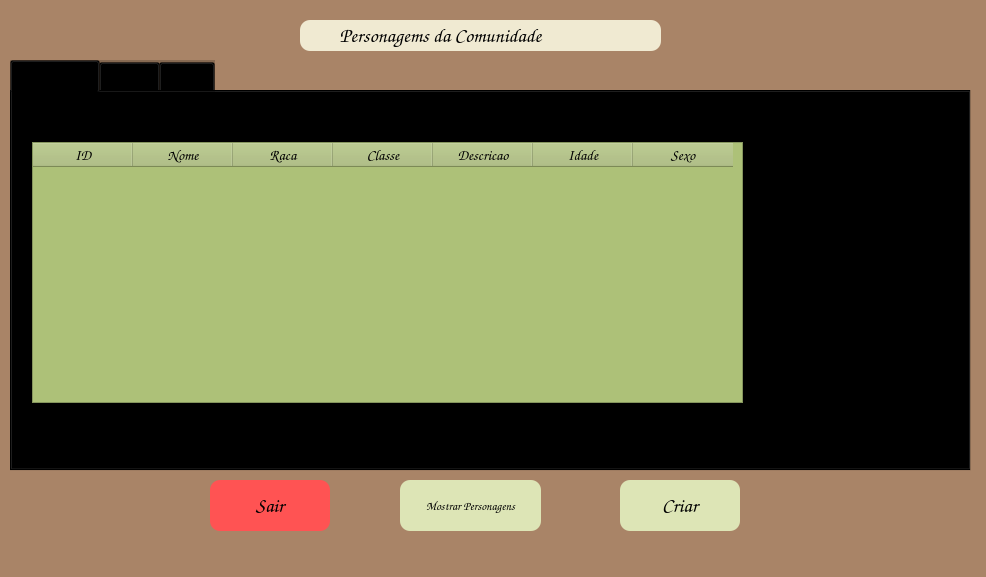
<?xml version="1.0" encoding="UTF-8"?>
<ui version="4.0">
 <class>MainWindow</class>
 <widget class="QMainWindow" name="MainWindow">
  <property name="geometry">
   <rect>
    <x>0</x>
    <y>0</y>
    <width>986</width>
    <height>577</height>
   </rect>
  </property>
  <property name="windowTitle">
   <string>MainWindow</string>
  </property>
  <property name="styleSheet">
   <string notr="true">background-color: rgb(169, 132, 103);</string>
  </property>
  <widget class="QWidget" name="centralwidget">
   <widget class="QTabWidget" name="tabWidget">
    <property name="geometry">
     <rect>
      <x>10</x>
      <y>60</y>
      <width>961</width>
      <height>411</height>
     </rect>
    </property>
    <property name="font">
     <font>
      <family>Comic Sans MS</family>
      <pointsize>11</pointsize>
     </font>
    </property>
    <property name="styleSheet">
     <string notr="true">background-color: rgba(0,0,0,0.2);</string>
    </property>
    <property name="currentIndex">
     <number>0</number>
    </property>
    <widget class="QWidget" name="tab">
     <attribute name="title">
      <string>Personagem</string>
     </attribute>
     <widget class="QTableWidget" name="tableWidget">
      <property name="geometry">
       <rect>
        <x>20</x>
        <y>50</y>
        <width>711</width>
        <height>261</height>
       </rect>
      </property>
      <property name="font">
       <font>
        <family>Comic Sans MS</family>
        <pointsize>12</pointsize>
       </font>
      </property>
      <property name="styleSheet">
       <string notr="true">background-color: rgb(173, 193, 120);</string>
      </property>
      <property name="gridStyle">
       <enum>Qt::NoPen</enum>
      </property>
      <column>
       <property name="text">
        <string>ID</string>
       </property>
       <property name="font">
        <font>
         <family>Comic Sans MS</family>
         <pointsize>11</pointsize>
         <weight>75</weight>
         <bold>true</bold>
        </font>
       </property>
      </column>
      <column>
       <property name="text">
        <string>Nome</string>
       </property>
       <property name="font">
        <font>
         <family>Comic Sans MS</family>
         <pointsize>11</pointsize>
         <weight>75</weight>
         <bold>true</bold>
        </font>
       </property>
      </column>
      <column>
       <property name="text">
        <string>Raca</string>
       </property>
       <property name="font">
        <font>
         <family>Comic Sans MS</family>
         <pointsize>11</pointsize>
         <weight>75</weight>
         <bold>true</bold>
        </font>
       </property>
      </column>
      <column>
       <property name="text">
        <string>Classe</string>
       </property>
       <property name="font">
        <font>
         <family>Comic Sans MS</family>
         <pointsize>11</pointsize>
         <weight>75</weight>
         <bold>true</bold>
        </font>
       </property>
      </column>
      <column>
       <property name="text">
        <string>Descricao</string>
       </property>
       <property name="font">
        <font>
         <family>Comic Sans MS</family>
         <pointsize>11</pointsize>
         <weight>75</weight>
         <bold>true</bold>
        </font>
       </property>
      </column>
      <column>
       <property name="text">
        <string>Idade</string>
       </property>
       <property name="font">
        <font>
         <family>Comic Sans MS</family>
         <pointsize>11</pointsize>
         <weight>75</weight>
         <bold>true</bold>
        </font>
       </property>
      </column>
      <column>
       <property name="text">
        <string>Sexo</string>
       </property>
       <property name="font">
        <font>
         <family>Comic Sans MS</family>
         <pointsize>11</pointsize>
         <weight>75</weight>
         <bold>true</bold>
        </font>
       </property>
      </column>
     </widget>
     <widget class="QLabel" name="label_5">
      <property name="geometry">
       <rect>
        <x>740</x>
        <y>90</y>
        <width>201</width>
        <height>191</height>
       </rect>
      </property>
      <property name="styleSheet">
       <string notr="true">background-color: rgba(0,0,0,0);</string>
      </property>
      <property name="text">
       <string/>
      </property>
      <property name="pixmap">
       <pixmap>icones/jogo-de-rpg.png</pixmap>
      </property>
      <property name="scaledContents">
       <bool>true</bool>
      </property>
     </widget>
    </widget>
    <widget class="QWidget" name="tab_2">
     <attribute name="title">
      <string>Status</string>
     </attribute>
     <widget class="QTableWidget" name="tableWidget_2">
      <property name="geometry">
       <rect>
        <x>10</x>
        <y>110</y>
        <width>911</width>
        <height>261</height>
       </rect>
      </property>
      <property name="font">
       <font>
        <family>Comic Sans MS</family>
        <pointsize>12</pointsize>
       </font>
      </property>
      <property name="styleSheet">
       <string notr="true">background-color: rgb(173, 193, 120);</string>
      </property>
      <property name="gridStyle">
       <enum>Qt::NoPen</enum>
      </property>
      <column>
       <property name="text">
        <string>Nome</string>
       </property>
       <property name="font">
        <font>
         <family>Comic Sans MS</family>
         <pointsize>11</pointsize>
         <weight>75</weight>
         <bold>true</bold>
        </font>
       </property>
      </column>
      <column>
       <property name="text">
        <string>Vida</string>
       </property>
       <property name="font">
        <font>
         <family>Comic Sans MS</family>
         <pointsize>11</pointsize>
         <weight>75</weight>
         <bold>true</bold>
        </font>
       </property>
      </column>
      <column>
       <property name="text">
        <string>Ataque</string>
       </property>
       <property name="font">
        <font>
         <family>Comic Sans MS</family>
         <pointsize>11</pointsize>
         <weight>75</weight>
         <bold>true</bold>
        </font>
       </property>
      </column>
      <column>
       <property name="text">
        <string>Defesa</string>
       </property>
       <property name="font">
        <font>
         <family>Comic Sans MS</family>
         <pointsize>11</pointsize>
         <weight>75</weight>
         <bold>true</bold>
        </font>
       </property>
      </column>
      <column>
       <property name="text">
        <string>Inteligencia</string>
       </property>
       <property name="font">
        <font>
         <family>Comic Sans MS</family>
         <pointsize>11</pointsize>
         <weight>75</weight>
         <bold>true</bold>
        </font>
       </property>
      </column>
      <column>
       <property name="text">
        <string>Carisam</string>
       </property>
       <property name="font">
        <font>
         <family>Comic Sans MS</family>
         <pointsize>11</pointsize>
         <weight>75</weight>
         <bold>true</bold>
        </font>
       </property>
      </column>
      <column>
       <property name="text">
        <string>Forca</string>
       </property>
       <property name="font">
        <font>
         <family>Comic Sans MS</family>
         <pointsize>11</pointsize>
         <weight>75</weight>
         <bold>true</bold>
        </font>
       </property>
      </column>
      <column>
       <property name="text">
        <string>Velocidade</string>
       </property>
       <property name="font">
        <font>
         <family>Comic Sans MS</family>
         <pointsize>11</pointsize>
         <weight>75</weight>
         <bold>true</bold>
        </font>
       </property>
      </column>
      <column>
       <property name="text">
        <string>Furtividade</string>
       </property>
       <property name="font">
        <font>
         <family>Comic Sans MS</family>
         <pointsize>11</pointsize>
         <weight>75</weight>
         <bold>true</bold>
        </font>
       </property>
      </column>
     </widget>
     <widget class="QLabel" name="label_3">
      <property name="geometry">
       <rect>
        <x>360</x>
        <y>0</y>
        <width>121</width>
        <height>101</height>
       </rect>
      </property>
      <property name="styleSheet">
       <string notr="true">background-color: rgba(0,0,0,0);</string>
      </property>
      <property name="text">
       <string/>
      </property>
      <property name="pixmap">
       <pixmap>icones/espada.png</pixmap>
      </property>
      <property name="scaledContents">
       <bool>true</bool>
      </property>
     </widget>
    </widget>
    <widget class="QWidget" name="tab_5">
     <attribute name="title">
      <string>Bolsa</string>
     </attribute>
     <widget class="QTableWidget" name="tableWidget_3">
      <property name="geometry">
       <rect>
        <x>70</x>
        <y>110</y>
        <width>811</width>
        <height>261</height>
       </rect>
      </property>
      <property name="font">
       <font>
        <family>Comic Sans MS</family>
        <pointsize>12</pointsize>
       </font>
      </property>
      <property name="styleSheet">
       <string notr="true">background-color: rgb(173, 193, 120);</string>
      </property>
      <property name="gridStyle">
       <enum>Qt::NoPen</enum>
      </property>
      <column>
       <property name="text">
        <string>Nome</string>
       </property>
       <property name="font">
        <font>
         <family>Comic Sans MS</family>
         <pointsize>11</pointsize>
         <weight>75</weight>
         <bold>true</bold>
        </font>
       </property>
      </column>
      <column>
       <property name="text">
        <string>Item1</string>
       </property>
       <property name="font">
        <font>
         <family>Comic Sans MS</family>
         <pointsize>11</pointsize>
         <weight>75</weight>
         <bold>true</bold>
        </font>
       </property>
      </column>
      <column>
       <property name="text">
        <string>Item2</string>
       </property>
       <property name="font">
        <font>
         <family>Comic Sans MS</family>
         <pointsize>11</pointsize>
         <weight>75</weight>
         <bold>true</bold>
        </font>
       </property>
      </column>
      <column>
       <property name="text">
        <string>Item3</string>
       </property>
       <property name="font">
        <font>
         <family>Comic Sans MS</family>
         <pointsize>11</pointsize>
         <weight>75</weight>
         <bold>true</bold>
        </font>
       </property>
      </column>
      <column>
       <property name="text">
        <string>Item4</string>
       </property>
       <property name="font">
        <font>
         <family>Comic Sans MS</family>
         <pointsize>11</pointsize>
         <weight>75</weight>
         <bold>true</bold>
        </font>
       </property>
      </column>
      <column>
       <property name="text">
        <string>Item5</string>
       </property>
       <property name="font">
        <font>
         <family>Comic Sans MS</family>
         <pointsize>11</pointsize>
         <weight>75</weight>
         <bold>true</bold>
        </font>
       </property>
      </column>
      <column>
       <property name="text">
        <string>Item6</string>
       </property>
       <property name="font">
        <font>
         <family>Comic Sans MS</family>
         <pointsize>11</pointsize>
         <weight>75</weight>
         <bold>true</bold>
        </font>
       </property>
      </column>
      <column>
       <property name="text">
        <string>Dinheiro</string>
       </property>
       <property name="font">
        <font>
         <family>Comic Sans MS</family>
         <pointsize>11</pointsize>
         <weight>75</weight>
         <bold>true</bold>
        </font>
       </property>
      </column>
     </widget>
     <widget class="QLabel" name="label_4">
      <property name="geometry">
       <rect>
        <x>390</x>
        <y>10</y>
        <width>121</width>
        <height>101</height>
       </rect>
      </property>
      <property name="styleSheet">
       <string notr="true">background-color: rgba(0,0,0,0);</string>
      </property>
      <property name="text">
       <string/>
      </property>
      <property name="pixmap">
       <pixmap>icones/mochila.png</pixmap>
      </property>
      <property name="scaledContents">
       <bool>true</bool>
      </property>
     </widget>
    </widget>
   </widget>
   <widget class="QPushButton" name="Criar">
    <property name="geometry">
     <rect>
      <x>620</x>
      <y>480</y>
      <width>120</width>
      <height>51</height>
     </rect>
    </property>
    <property name="font">
     <font>
      <family>Comic Sans MS</family>
      <pointsize>15</pointsize>
     </font>
    </property>
    <property name="styleSheet">
     <string notr="true">QPushButton{
	background-color: rgb(221, 229, 182);
	border-radius:10px
}
QPushButton:hover{
	background-color: rgb(173, 193, 120);
	color:rgb(0, 0, 0);
}</string>
    </property>
    <property name="text">
     <string>Criar</string>
    </property>
   </widget>
   <widget class="QPushButton" name="Mostrar">
    <property name="geometry">
     <rect>
      <x>400</x>
      <y>480</y>
      <width>141</width>
      <height>51</height>
     </rect>
    </property>
    <property name="font">
     <font>
      <family>Comic Sans MS</family>
      <pointsize>9</pointsize>
      <weight>50</weight>
      <bold>false</bold>
     </font>
    </property>
    <property name="styleSheet">
     <string notr="true">QPushButton{
	background-color: rgb(221, 229, 182);
	border-radius:10px
}
QPushButton:hover{
	background-color: rgb(173, 193, 120);
	color:rgb(0, 0, 0);
}
</string>
    </property>
    <property name="text">
     <string>Mostrar Personagens</string>
    </property>
   </widget>
   <widget class="QLabel" name="label">
    <property name="geometry">
     <rect>
      <x>300</x>
      <y>20</y>
      <width>361</width>
      <height>31</height>
     </rect>
    </property>
    <property name="font">
     <font>
      <family>Comic Sans MS</family>
      <pointsize>15</pointsize>
      <weight>50</weight>
      <italic>true</italic>
      <bold>false</bold>
     </font>
    </property>
    <property name="styleSheet">
     <string notr="true">QLabel{
border-radius:10px;
background-color: rgb(240, 234, 210);
}</string>
    </property>
    <property name="text">
     <string>         Personagems da Comunidade </string>
    </property>
   </widget>
   <widget class="QPushButton" name="Sair">
    <property name="geometry">
     <rect>
      <x>210</x>
      <y>480</y>
      <width>120</width>
      <height>51</height>
     </rect>
    </property>
    <property name="font">
     <font>
      <family>Comic Sans MS</family>
      <pointsize>15</pointsize>
     </font>
    </property>
    <property name="styleSheet">
     <string notr="true">QPushButton{
	background-color: rgb(255, 83, 83);
	border-radius:10px
}
QPushButton:hover{
	background-color: rgb(255, 0, 00);
	color:rgb(0, 0, 0);
}
</string>
    </property>
    <property name="text">
     <string>Sair</string>
    </property>
   </widget>
   <widget class="QLabel" name="label_2">
    <property name="geometry">
     <rect>
      <x>200</x>
      <y>362</y>
      <width>551</width>
      <height>301</height>
     </rect>
    </property>
    <property name="text">
     <string/>
    </property>
    <property name="pixmap">
     <pixmap>icones/Criando Aventuras de RPG Completas com 1 folha de papel e 1 hora livre!.jpeg</pixmap>
    </property>
    <property name="scaledContents">
     <bool>true</bool>
    </property>
   </widget>
   <zorder>label_2</zorder>
   <zorder>tabWidget</zorder>
   <zorder>Criar</zorder>
   <zorder>Mostrar</zorder>
   <zorder>label</zorder>
   <zorder>Sair</zorder>
  </widget>
  <widget class="QStatusBar" name="statusbar"/>
 </widget>
 <resources/>
 <connections/>
</ui>
